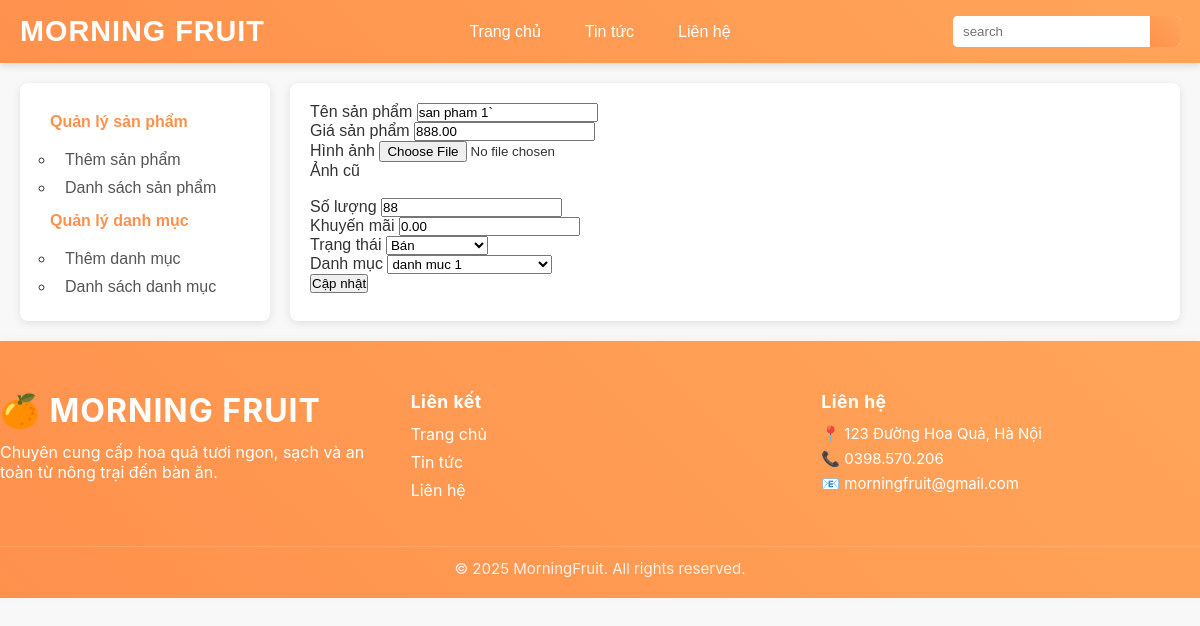
Screenshot of /?mode=admin&act=edit_product&id=15 (signed in) with the database file from the repository.
### tables this page shows
CREATE TABLE `product` (
  `id` int NOT NULL,
  `pro_name` varchar(255) NOT NULL,
  `price` decimal(10,2) NOT NULL,
  `img` varchar(300) NOT NULL,
  `cate_id` int NOT NULL,
  `quantity` int NOT NULL,
  `sale` decimal(10,2) DEFAULT NULL,
  `status` int NOT NULL
);

CREATE TABLE `category` (
  `id` int NOT NULL,
  `cat_name` varchar(255) NOT NULL
);

### views/admin/index.php (called while the page is built, shortened)
<?php
$act = $_GET['act'] ?? '/';
match ($act) {
    '/' => (new DashboardController())->Dashboard(),
    'category' => (new CategoryController())->showCategory(),
    'edit_category' => (new CategoryController())->haldleEditCategory(),
    'update_category' => (new CategoryController())->haldleUpdateCategory(),
    'them-danh-muc' => (new CategoryController())->AddControllerView(),
    'delete_category' => (new CategoryController())->haldleDeleteCategory(),
    'list_product' => (new ProductController())->Home(),
    'detail_product' => (new ProductController())->Productdetail($_GET['id']),
    'add_product' => (new ProductController())->Addproduct(),
    'edit_product' => (new ProductController())->Editproduct(),
    'delete_product' => (new ProductController())->DeteleProduct($_GET['id']),
};
?>

### commons/function.php (called while the page is built, shortened)
<?php
function connectDB() {
    $host = DB_HOST;
    $port = DB_PORT;
    $dbname = DB_NAME;
    try {
        $conn = new PDO("mysql:host=$host;port=$port;dbname=$dbname", DB_USERNAME, DB_PASSWORD);
        $conn->setAttribute(PDO::ATTR_ERRMODE, PDO::ERRMODE_EXCEPTION);
        $conn->setAttribute(PDO::ATTR_DEFAULT_FETCH_MODE, PDO::FETCH_ASSOC);
        return $conn;
    } catch (PDOException $e) {
        echo ("Connection failed: " . $e->getMessage());
    }
}

### models/ProductModel.php (called while the page is built, shortened)
<?php
class ProductModel
{
    public $conn;
    public function __construct()
    {
        $this->conn = connectDB();
    }
    public function getOneProductById($id)
    {
        $sql = "SELECT * FROM product Where id = $id";
        $stmt = $this->conn->query($sql);
        $data = $stmt->fetch();
        return $data;
    }
}

### models/CategoryModel.php (called while the page is built, shortened)
<?php
class CategoryModel
{
    public $conn;
    public function __construct()
    {
        $this->conn = connectDB();
    }
    public function danhsach()
    {
        $sql = "SELECT * FROM `category`";
        $stmt = $this->conn->query($sql);
        $data = $stmt->fetchAll();
        return $data;
    }
}

### views/admin/product/edit_product.php (the view, shortened to what this page needs)
<?php
require_once './views/admin/header.php';
?>
<div class="main">
    <aside>
        <?php
        require_once './views/admin/sidebar.php';
        ?>
    </aside>
    <main>
        <link rel="stylesheet" href="./views/admin/css/style.css">
        <form action="<?= BASE_URL . "?mode=admin&act=edit_product" ?>" method="post" enctype="multipart/form-data">
            <label for="pro_name">Tên sản phẩm</label>
            <input type="text" id="pro_name" name="pro_name" value="<?= $product['pro_name'] ?>">
            <br>
            <label for="price">Giá sản phẩm</label>
            <input type="number" id="price" name="price" value="<?= $product['price'] ?>">
            <br>
            <label for="img">Hình ảnh </label>
            <input type="file" id="img" name="img" value="<?= $product['img'] ?>">
            <p>Ảnh cũ</p>
            <br>
            <label for="quantity">Số lượng </label>
            <input type="number" id="quantity" name="quantity" value="<?= $product['quantity'] ?>">
            <br>
            <label for="sale">Khuyến mãi</label>
            <input type="number" id="sale" name="sale" value="<?= $product['sale'] ?>">
            <br>
            <label for="status">Trạng thái</label>
            <select name="status" id="">
                <option <?= $product['status'] == 1 ?  "selected" : ""   ?> value="1">Bán</option>
            </select>
            <br>
            <label for="cate_id">Danh mục</label>
            <select name="cate_id" id="">
                <?php
                foreach ($category as $cate):
                ?>
                    <option <?= $product['cate_id'] == $cate['id'] ?  "selected" : ""   ?> value="<?= $cate['id'] ?>"><?= $cate['cat_name'] ?></option>
                <?php endforeach; ?>
            </select>
            <br>
            <button type="submit">Cập nhật</button>
        </form>
    </main>
</div>
<?php
require_once './views/admin/footer.php';
?>

### views/admin/css/style.css (style rules this page uses)
:root { --primary-color: #ff914d; --primary-hover: #ff7a29; --primary-gradient: linear-gradient(45deg, #ff914d, #ffa559); }
* { margin: 0; padding: 0; box-sizing: border-box; }
body { font-family: Arial, sans-serif; background: #f8f8f8; color: #333; }
.main { display: flex; gap: 20px; padding: 20px; }
.main > aside { flex: 0 0 250px; }
.main > main { flex: 1; background: white; border-radius: 8px; padding: 20px; box-shadow: 0 2px 8px rgba(0,0,0,0.1); }

### rows the page displays
product: pro_name "san pham 1`", price "888.00", quantity "88", sale "0.00", status "Bán", cate_id "danh muc 1"
